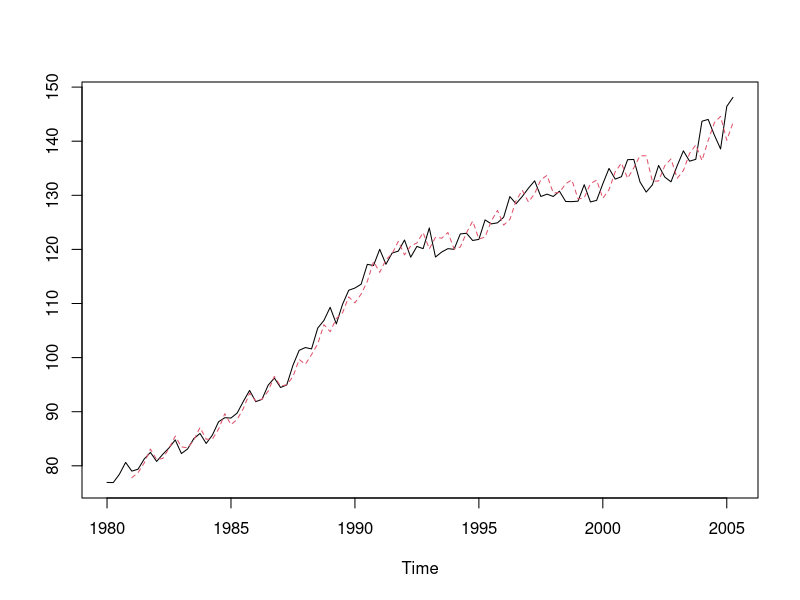

Reproduce this figure in R.
SNA <- read.csv("../data/GDPO1980TABLE.csv", skip=2, header=TRUE)
GDP <- ts(SNA$GDP, start=c(1980,1), frequency=4)

bunkai1<-decompose(GDP,type="multiplicative")
GDPTCI <- GDP/bunkai1$seasonal

(GDP.HW2 <- HoltWinters(GDPTCI,gamma=0))
(GDP.HW2$fitted)

FITTED2 <- GDP.HW2$fitted[,1]
ts.plot(GDPTCI,FITTED2,type="l",lty=c(1:2),col=c(1:2))
